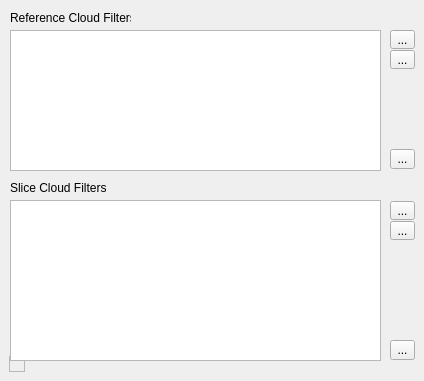
     <widget class="QWidget" name="filters">
      <attribute name="title">
       <string>Filters</string>
      </attribute>
      <widget class="QListWidget" name="listFiltersRef">
       <property name="geometry">
        <rect>
         <x>10</x>
         <y>30</y>
         <width>371</width>
         <height>141</height>
        </rect>
       </property>
      </widget>
      <widget class="QFrame" name="frame">
       <property name="geometry">
        <rect>
         <x>9</x>
         <y>356</y>
         <width>16</width>
         <height>16</height>
        </rect>
       </property>
       <property name="frameShape">
        <enum>QFrame::StyledPanel</enum>
       </property>
       <property name="frameShadow">
        <enum>QFrame::Raised</enum>
       </property>
       <layout class="QHBoxLayout" name="horizontalLayout_8">
        <property name="leftMargin">
         <number>0</number>
        </property>
        <property name="topMargin">
         <number>0</number>
        </property>
        <property name="rightMargin">
         <number>0</number>
        </property>
        <property name="bottomMargin">
         <number>0</number>
        </property>
       </layout>
      </widget>
      <widget class="QToolButton" name="switchDownFilterRef">
       <property name="geometry">
        <rect>
         <x>390</x>
         <y>50</y>
         <width>25</width>
         <height>19</height>
        </rect>
       </property>
       <property name="text">
        <string>...</string>
       </property>
       <property name="icon">
        <iconset resource="../qLibpointmatcher.qrc">
         <normaloff>:/CC/plugin/qLibpointmatcher/images/down-chevron.png</normaloff>:/CC/plugin/qLibpointmatcher/images/down-chevron.png</iconset>
       </property>
      </widget>
      <widget class="QToolButton" name="deleteOneFilterRef">
       <property name="geometry">
        <rect>
         <x>390</x>
         <y>149</y>
         <width>25</width>
         <height>20</height>
        </rect>
       </property>
       <property name="text">
        <string>...</string>
       </property>
       <property name="icon">
        <iconset resource="../qLibpointmatcher.qrc">
         <normaloff>:/CC/plugin/qLibpointmatcher/images/smallCancel.png</normaloff>:/CC/plugin/qLibpointmatcher/images/smallCancel.png</iconset>
       </property>
      </widget>
      <widget class="QToolButton" name="switchUpFilterRef">
       <property name="geometry">
        <rect>
         <x>390</x>
         <y>30</y>
         <width>25</width>
         <height>19</height>
        </rect>
       </property>
       <property name="text">
        <string>...</string>
       </property>
       <property name="icon">
        <iconset resource="../qLibpointmatcher.qrc">
         <normaloff>:/CC/plugin/qLibpointmatcher/images/up-chevron.png</normaloff>:/CC/plugin/qLibpointmatcher/images/up-chevron.png</iconset>
       </property>
      </widget>
      <widget class="QListWidget" name="listFiltersRead">
       <property name="geometry">
        <rect>
         <x>10</x>
         <y>200</y>
         <width>371</width>
         <height>161</height>
        </rect>
       </property>
      </widget>
      <widget class="QToolButton" name="switchUpFilterRead">
       <property name="geometry">
        <rect>
         <x>390</x>
         <y>201</y>
         <width>25</width>
         <height>19</height>
        </rect>
       </property>
       <property name="text">
        <string>...</string>
       </property>
       <property name="icon">
        <iconset resource="../qLibpointmatcher.qrc">
         <normaloff>:/CC/plugin/qLibpointmatcher/images/up-chevron.png</normaloff>:/CC/plugin/qLibpointmatcher/images/up-chevron.png</iconset>
       </property>
      </widget>
      <widget class="QToolButton" name="switchDownFilterRead">
       <property name="geometry">
        <rect>
         <x>390</x>
         <y>221</y>
         <width>25</width>
         <height>19</height>
        </rect>
       </property>
       <property name="text">
        <string>...</string>
       </property>
       <property name="icon">
        <iconset resource="../qLibpointmatcher.qrc">
         <normaloff>:/CC/plugin/qLibpointmatcher/images/down-chevron.png</normaloff>:/CC/plugin/qLibpointmatcher/images/down-chevron.png</iconset>
       </property>
      </widget>
      <widget class="QToolButton" name="deleteOneFilterRead">
       <property name="geometry">
        <rect>
         <x>390</x>
         <y>340</y>
         <width>25</width>
         <height>20</height>
        </rect>
       </property>
       <property name="text">
        <string>...</string>
       </property>
       <property name="icon">
        <iconset resource="../qLibpointmatcher.qrc">
         <normaloff>:/CC/plugin/qLibpointmatcher/images/smallCancel.png</normaloff>:/CC/plugin/qLibpointmatcher/images/smallCancel.png</iconset>
       </property>
      </widget>
      <widget class="QLabel" name="label_15">
       <property name="geometry">
        <rect>
         <x>10</x>
         <y>10</y>
         <width>121</width>
         <height>16</height>
        </rect>
       </property>
       <property name="text">
        <string>Reference Cloud Filters</string>
       </property>
      </widget>
      <widget class="QLabel" name="label_16">
       <property name="geometry">
        <rect>
         <x>10</x>
         <y>180</y>
         <width>181</width>
         <height>16</height>
        </rect>
       </property>
       <property name="text">
        <string>Slice Cloud Filters</string>
       </property>
      </widget>
     </widget>
